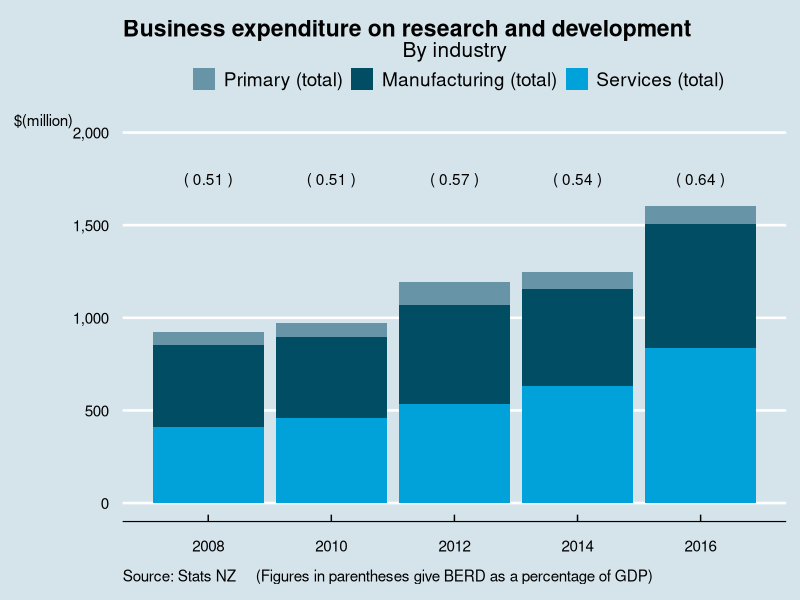

This chart was generated by the following R code:
## ---- chunk 1
knitr::opts_chunk$set(echo = FALSE)
library(knitr)
require(dplyr)
require(reshape2)
## ---- chunk 2
## http://www.stats.govt.nz/infoshare/
## Research and Development Survey (RAD)
## Table: Total research and development expenditure by industry (Annual-Jun) 
## R & D Industry Split: all non-total industry lines; Time: 2008, 2010, 2012, 2014, 2016
## Downloaded: 17 October 2017 7 am Last Updated: 29 March 2017 10:45 am
BERD_industry <- read.csv(file = "RAD522801_20171017_065838_61.csv", 
                          skip = 1, header = TRUE, check.names = TRUE, nrow = 5, na.strings = "..")
colnames(BERD_industry)[1] <- "Year"
## ---- chunk 3
## http://www.stats.govt.nz/infoshare/
## Research and Development Survey (RAD)
## Table: Total research and development expenditure by industry (Annual-Jun) 
## R & D Industry Split: Primary Total, Manufacturing Total, Services Total; Time: 2008, 2010, 2012, 2014, 2016
## Downloaded: 17 October 2017 8:30 am Last Updated: 29 March 2017 10:45 am
BERD_industry_group <- read.csv(file = "RAD522801_20171017_082358_86.csv", 
                          skip = 1, header = TRUE, check.names = TRUE, nrow = 5, na.strings = "..")
colnames(BERD_industry_group)[1] <- "Year"
## ---- chunk 4
## https://stats.oecd.org/Index.aspx?DataSetCode=MSTI_PUB
## OECD Main Scince and Technology Indicators (MSTI)
## BERD as a percentage of GDP
## Downloaded: 17 October 2017 2:30 pm
BERD_GDP <- read.csv(file = "MSTI_PUB_17102017015101164.csv")
## ---- chunk 5
## Add column for total BERD by year
BERD_industry_group[ , "Total"] <- summarise(group_by(melt(BERD_industry_group, id.vars = "Year"), Year), 
                                             Total = sum(value))[ , "Total"]

## Append BERD as %GDP from OECD dataset (Note: figure don't match Stats NZ, switching to Stats NZ revised figures)
##BERD_industry_group[ , "%GDP"] <- mutate(filter(BERD_GDP, Country == "New Zealand", YEAR > 2006), 
##                                         Value = round(Value, 2))[ , "Value"]

## BERD as %GDP (revised were available) was taken from the series of Stats NZ Research and Development Surveys
## Each individual survey contains only the figures from the current and previous period
BERD_industry_group[ , "%GDP"] <- c(0.51, 0.51, 0.57, 0.54, 0.64)

## ---- chunk 6
## http://www.stats.govt.nz/infoshare/
## Research and Development Survey (RAD)
## Table: Businesses expectations of own firm's research and development for the next year (Annual-Jun) 
## R & D Industry Split: All; Time: 2016
## Downloaded: 18 October 2017 11:30 pm Last Updated: 29 March 2017 10:45 am 

RDExpectations_2016 <- read.csv(file = "RAD523801_20171018_113944_29.csv", skip = 2, header = TRUE, 
                                check.names = TRUE, nrow = 5, na.strings = "..")
names(RDExpectations_2016)[1] <- "Response"

## R & D Industry Split: All; Time: 2014
## Downloaded: 18 October 2017 12 am Last Updated: 29 March 2017 10:45 am 
RDExpectations_2014 <- read.csv(file = "RAD523801_20171018_115604_12.csv", skip = 2, header = TRUE, 
                                check.names = TRUE, nrow = 5, na.strings = "..")
names(RDExpectations_2014)[1] <- "Response"
## ---- chunk 7
require(ggplot2)
require(ggthemes)
require(reshape2)

BERD_industry_group_melt <- melt(BERD_industry_group, id.vars = "Year")
names(BERD_industry_group_melt)[2] <- "Industry"
BERDplot_group <- ggplot(data = BERD_industry_group_melt,aes(y = value, x = Year, fill = Industry)) + 
                    geom_bar(data = subset(BERD_industry_group_melt, 
                            Industry %in% c("Primary.total", "Manufacturing.total", "Services.total")), 
                            stat = "identity") + 
                    theme_economist() +
                    theme(axis.title.y = element_text(angle = 0, vjust = 1),
                          axis.text.y = element_text(hjust = 1),
                          plot.subtitle = element_text(size = 15, hjust = 0.5),
                          plot.caption = element_text(hjust = 0)) +
                    scale_fill_economist(name = "",
                                    labels = c("Primary (total)", "Manufacturing (total)", "Services (total)", "")) +
                    scale_x_continuous(breaks = seq(2008, 2016, 2), name = "") +
                    scale_y_continuous(labels = scales::comma, limits = c(0, 2000)) +
                    ggtitle("Business expenditure on research and development", subtitle = "By industry") +
                    labs(y = "$(million)", 
                         caption = "Source: Stats NZ     (Figures in parentheses give BERD as a percentage of GDP)") +
                    geom_text(data = subset(BERD_industry_group_melt, Industry == "%GDP"), 
                              aes(x = Year, y = 1750,label = paste("(", value, ")")), 
                              show.legend = FALSE, inherit.aes = FALSE)
plot(BERDplot_group)
